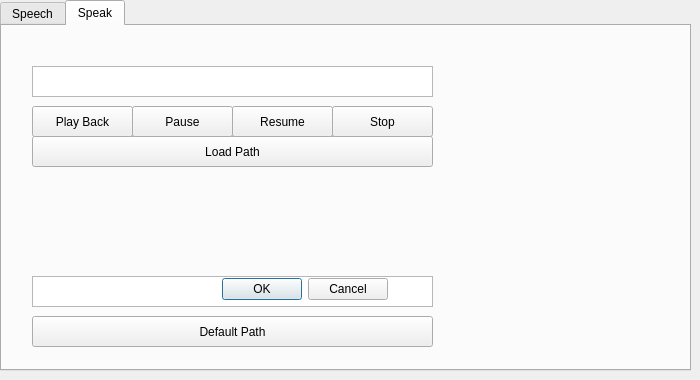
        <widget class="QWidget" name="tab_9">
         <attribute name="title">
          <string>Speech</string>
         </attribute>
         <widget class="QTabWidget" name="tabWidget_4">
          <property name="geometry">
           <rect>
            <x>0</x>
            <y>0</y>
            <width>691</width>
            <height>371</height>
           </rect>
          </property>
          <property name="currentIndex">
           <number>1</number>
          </property>
          <widget class="QWidget" name="tab_13">
           <attribute name="title">
            <string>Speech</string>
           </attribute>
          </widget>
          <widget class="QWidget" name="tab_14">
           <attribute name="title">
            <string>Speak</string>
           </attribute>
           <widget class="QPushButton" name="btn_loadPath_sound">
            <property name="geometry">
             <rect>
              <x>30</x>
              <y>110</y>
              <width>401</width>
              <height>31</height>
             </rect>
            </property>
            <property name="text">
             <string>Load Path</string>
            </property>
           </widget>
           <widget class="QTextEdit" name="txt_loadPath_sound">
            <property name="geometry">
             <rect>
              <x>30</x>
              <y>40</y>
              <width>401</width>
              <height>31</height>
             </rect>
            </property>
           </widget>
           <widget class="QPushButton" name="btn_playBack_sound">
            <property name="geometry">
             <rect>
              <x>30</x>
              <y>80</y>
              <width>101</width>
              <height>31</height>
             </rect>
            </property>
            <property name="text">
             <string>Play Back</string>
            </property>
           </widget>
           <widget class="QPushButton" name="btn_pause_sound">
            <property name="geometry">
             <rect>
              <x>130</x>
              <y>80</y>
              <width>101</width>
              <height>31</height>
             </rect>
            </property>
            <property name="text">
             <string>Pause</string>
            </property>
           </widget>
           <widget class="QPushButton" name="btn_stop_sound">
            <property name="geometry">
             <rect>
              <x>330</x>
              <y>80</y>
              <width>101</width>
              <height>31</height>
             </rect>
            </property>
            <property name="text">
             <string>Stop</string>
            </property>
           </widget>
           <widget class="QPushButton" name="btn_resume_sound">
            <property name="geometry">
             <rect>
              <x>230</x>
              <y>80</y>
              <width>101</width>
              <height>31</height>
             </rect>
            </property>
            <property name="text">
             <string>Resume</string>
            </property>
           </widget>
           <widget class="QPushButton" name="btn_set_defult_path">
            <property name="geometry">
             <rect>
              <x>30</x>
              <y>290</y>
              <width>401</width>
              <height>31</height>
             </rect>
            </property>
            <property name="text">
             <string>Default Path</string>
            </property>
           </widget>
           <widget class="QTextEdit" name="txt_setPath_sound">
            <property name="geometry">
             <rect>
              <x>30</x>
              <y>250</y>
              <width>401</width>
              <height>31</height>
             </rect>
            </property>
           </widget>
           <widget class="QDialogButtonBox" name="buttonBox">
            <property name="geometry">
             <rect>
              <x>210</x>
              <y>250</y>
              <width>176</width>
              <height>27</height>
             </rect>
            </property>
            <property name="standardButtons">
             <set>QDialogButtonBox::Cancel|QDialogButtonBox::Ok</set>
            </property>
           </widget>
          </widget>
         </widget>
        </widget>
